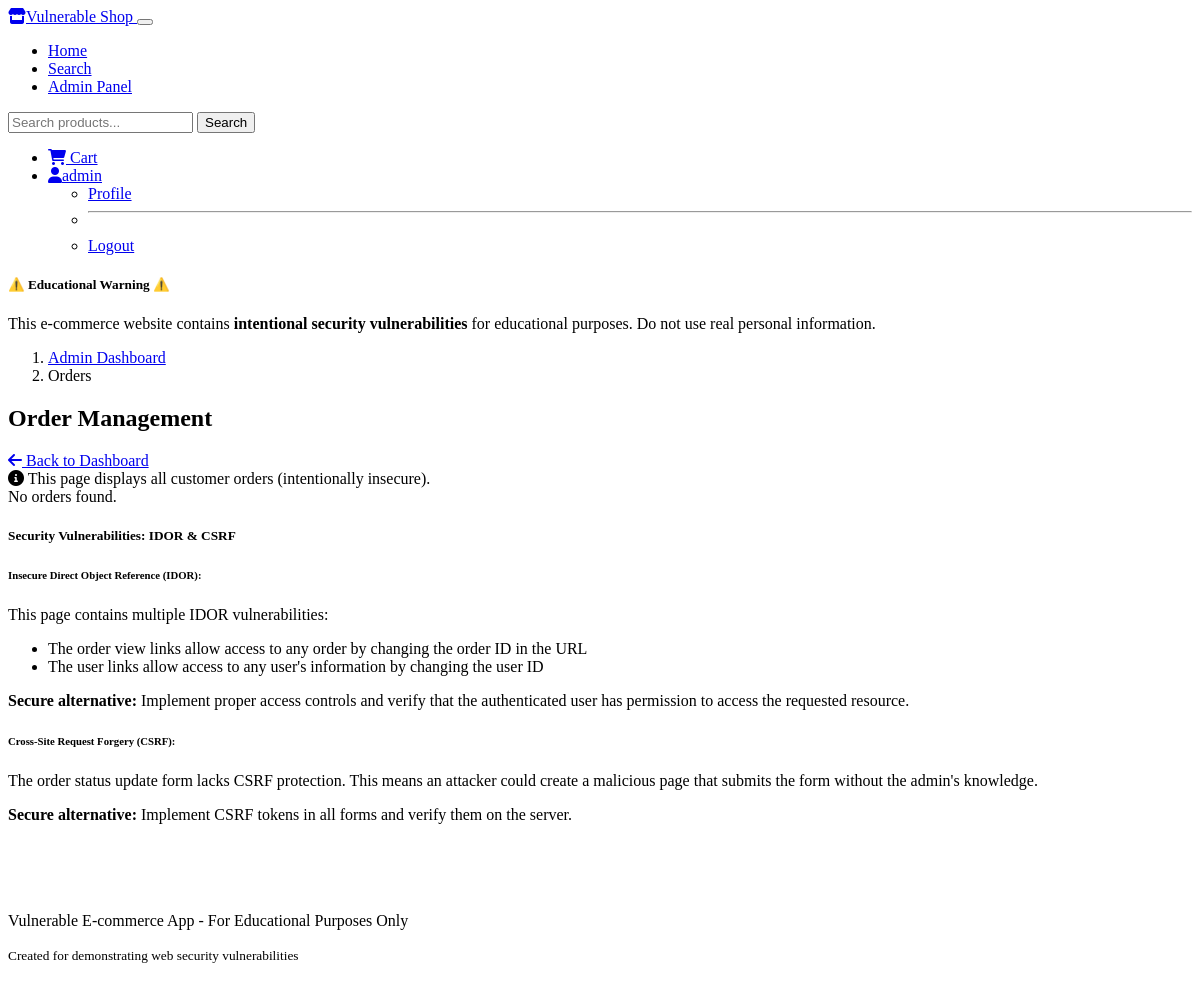
Page /admin/orders (signed in) on the earlier database version.
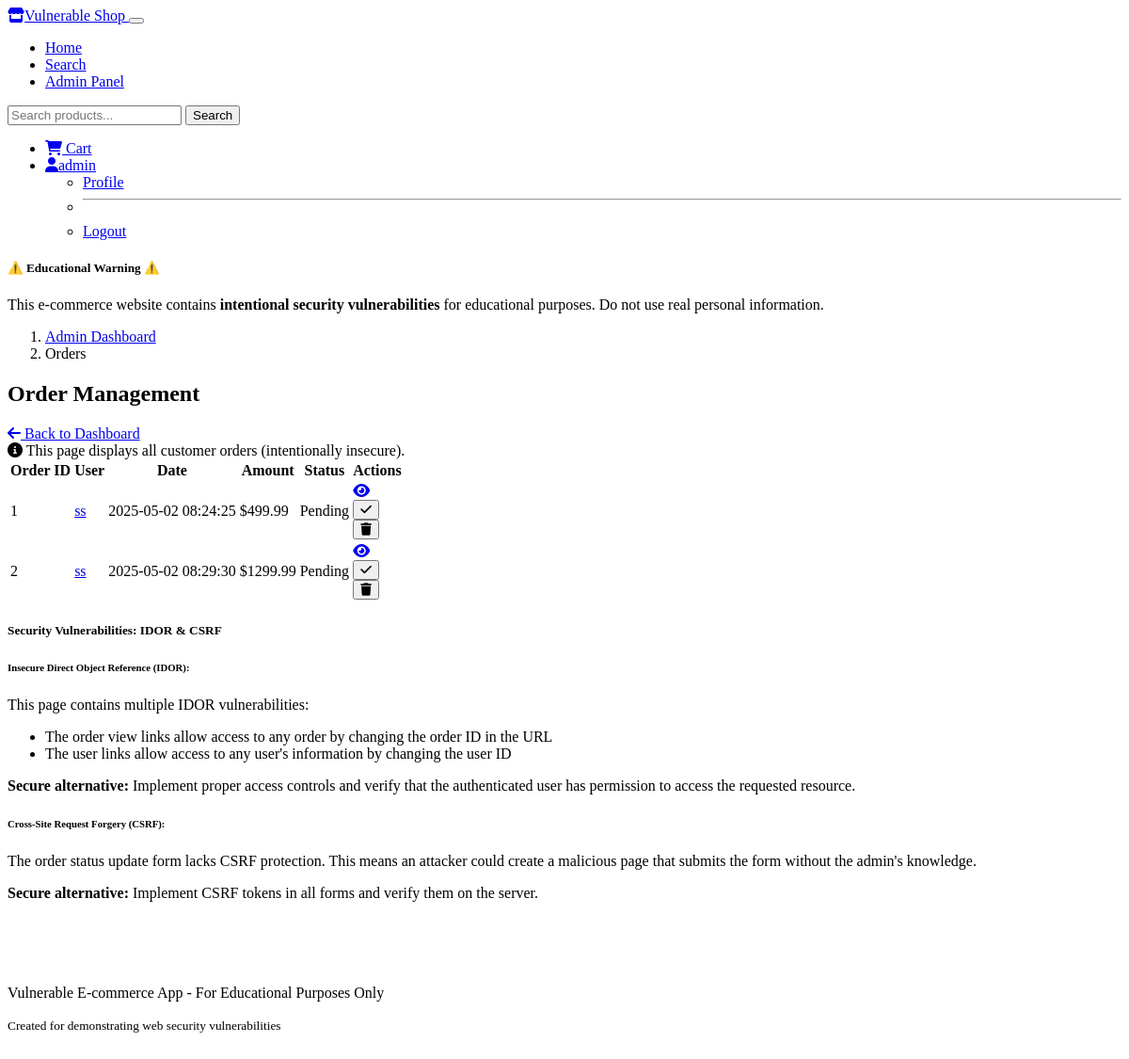
Same page on the later database version.
### tables this page shows
CREATE TABLE orders (
    id INTEGER PRIMARY KEY AUTOINCREMENT,
    user_id INTEGER,
    total_amount REAL NOT NULL,
    status TEXT NOT NULL,
    created_at TIMESTAMP DEFAULT CURRENT_TIMESTAMP,
    FOREIGN KEY (user_id) REFERENCES users (id)
);

CREATE TABLE users (
    id INTEGER PRIMARY KEY AUTOINCREMENT,
    username TEXT NOT NULL UNIQUE,
    password TEXT NOT NULL,
    email TEXT NOT NULL,
    address TEXT,
    is_admin INTEGER DEFAULT 0
);

### app.py (the view)
@app.route('/admin/orders')
def admin_orders():
    if not session.get('logged_in') or not session.get('is_admin'):
        flash('Unauthorized access')
        return redirect(url_for('index'))
    orders = query_db('''
        SELECT o.*, u.username
        FROM orders o
        JOIN users u ON o.user_id = u.id
    ''')
    return render_template('admin_orders.html', orders=orders)

### app.py (called while the page is built)
def get_db():
    db = getattr(g, '_database', None)
    if db is None:
        db = g._database = sqlite3.connect(DATABASE)
        db.row_factory = sqlite3.Row
    return db

def query_db(query, args=(), one=False):
    cur = get_db().execute(query, args)
    rv = cur.fetchall()
    cur.close()
    return (rv[0] if rv else None) if one else rv

@app.teardown_appcontext
def close_connection(exception):
    db = getattr(g, '_database', None)
    if db is not None:
        db.close()

### templates/admin_orders.html (shortened to what this page needs)
{% extends "layout.html" %}
{% block content %}
<div class="row mb-4">
    <div class="col-md-12">
        <nav aria-label="breadcrumb">
            <ol class="breadcrumb">
                <li class="breadcrumb-item"><a href="{{ url_for('admin') }}">Admin Dashboard</a></li>
                <li class="breadcrumb-item active" aria-current="page">Orders</li>
            </ol>
        </nav>
        <div class="card">
            <div class="card-header d-flex justify-content-between align-items-center">
                <h2 class="mb-0">Order Management</h2>
                <a href="{{ url_for('admin') }}" class="btn btn-outline-secondary">
                    <i class="fas fa-arrow-left me-1"></i> Back to Dashboard
                </a>
            </div>
            <div class="card-body">
                <div class="alert alert-info">
                    <i class="fas fa-info-circle me-2"></i> This page displays all customer orders (intentionally insecure).
                </div>
                {% if orders %}
                <div class="table-responsive">
                    <table class="table table-hover">
                        <thead>
                            <tr>
                                <th>Order ID</th>
                                <th>User</th>
                                <th>Date</th>
                                <th>Amount</th>
                                <th>Status</th>
                                <th>Actions</th>
                            </tr>
                        </thead>
                        <tbody>
                            {% for order in orders %}
                            <tr>
                                <td>{{ order.id }}</td>
                                <td>
                                    <a href="{{ url_for('view_user', user_id=order.user_id) }}">{{ order.username }}</a>
                                </td>
                                <td>{{ order.created_at }}</td>
                                <td>${{ "%.2f"|format(order.total_amount) }}</td>
                                <td>
                                    <span class="badge {% if order.status == 'Completed' %}bg-success{% elif order.status == 'Pending' %}bg-warning{% else %}bg-secondary{% endif %}">
                                        {{ order.status }}
                                    </span>
                                </td>
                                <td>
                                    <a href="{{ url_for('view_order', order_id=order.id) }}" class="btn btn-sm btn-info me-1">
                                        <i class="fas fa-eye"></i>
                                    </a>
                                    <form method="post" action="/update_order_status" class="d-inline">
                                        <button type="submit" class="btn btn-sm btn-success me-1">
                                            <i class="fas fa-check"></i>
                                        </button>
                                    </form>
                                    <button class="btn btn-sm btn-danger">
                                        <i class="fas fa-trash"></i>
                                    </button>
                                </td>
                            </tr>
                            {% endfor %}
                        </tbody>
                    </table>
                </div>
                {% else %}
                <div class="alert alert-info">No orders found.</div>
                {% endif %}
            </div>
        </div>
    </div>
</div>
<div class="row mt-4">
    <div class="col-md-12">
        <div class="card">
            <div class="card-header bg-warning text-dark">
                <h5>Security Vulnerabilities: IDOR & CSRF</h5>
            </div>
            <div class="card-body">
                <h6>Insecure Direct Object Reference (IDOR):</h6>
                <p>This page contains multiple IDOR vulnerabilities:</p>
                <ul>
                    <li>The order view links allow access to any order by changing the order ID in the URL</li>
                    <li>The user links allow access to any user's information by changing the user ID</li>
                </ul>
                <p><strong>Secure alternative:</strong> Implement proper access controls and verify that the authenticated user has permission to access the requested resource.</p>
                <h6>Cross-Site Request Forgery (CSRF):</h6>
                <p>The order status update form lacks CSRF protection. This means an attacker could create a malicious page that submits the form without the admin's knowledge.</p>
                <p><strong>Secure alternative:</strong> Implement CSRF tokens in all forms and verify them on the server.</p>
            </div>
        </div>
    </div>
</div>
{% endblock %}

### templates/layout.html (shortened to what this page needs)
<!DOCTYPE html>
<html lang="en" data-bs-theme="dark">
<head>
    <link rel="stylesheet" href="https://cdn.replit.com/agent/bootstrap-agent-dark-theme.min.css">
    <link rel="stylesheet" href="https://cdnjs.cloudflare.com/ajax/libs/font-awesome/6.0.0/css/all.min.css">
    <link rel="stylesheet" href="{{ url_for('static', filename='css/styles.css') }}">
</head>
<body>
    <nav class="navbar navbar-expand-lg navbar-dark bg-dark mb-4">
        <div class="container">
            <a class="navbar-brand" href="{{ url_for('index') }}">
                <i class="fas fa-store me-2"></i>Vulnerable Shop
            </a>
            <button class="navbar-toggler" type="button" data-bs-toggle="collapse" data-bs-target="#navbarNav" aria-controls="navbarNav" aria-expanded="false" aria-label="Toggle navigation">
            </button>
            <div class="collapse navbar-collapse" id="navbarNav">
                <ul class="navbar-nav me-auto">
                    <li class="nav-item">
                        <a class="nav-link" href="{{ url_for('index') }}">Home</a>
                    </li>
                    <li class="nav-item">
                        <a class="nav-link" href="{{ url_for('search') }}">Search</a>
                    </li>
                    {% if session.logged_in and session.is_admin %}
                    <li class="nav-item">
                        <a class="nav-link" href="{{ url_for('admin') }}">Admin Panel</a>
                    </li>
                    {% endif %}
                </ul>
                <form class="d-flex me-2" id="search-form" action="{{ url_for('search') }}" method="get">
                    <input class="form-control me-2" type="search" name="q" id="search-input" placeholder="Search products..." aria-label="Search">
                    <button class="btn btn-outline-light" type="submit">Search</button>
                </form>
                <ul class="navbar-nav">
                    {% if session.logged_in %}
                    <li class="nav-item">
                        <a class="nav-link" href="{{ url_for('cart') }}">
                            <i class="fas fa-shopping-cart"></i>
                            Cart
                        </a>
                    </li>
                    <li class="nav-item dropdown">
                        <a class="nav-link dropdown-toggle" href="#" id="navbarDropdown" role="button" data-bs-toggle="dropdown" aria-expanded="false">
                            <i class="fas fa-user me-1"></i>{{ session.username }}
                        </a>
                        <ul class="dropdown-menu" aria-labelledby="navbarDropdown">
                            <li><a class="dropdown-item" href="{{ url_for('profile') }}">Profile</a></li>
                            <li><hr class="dropdown-divider"></li>
                            <li><a class="dropdown-item" href="{{ url_for('logout') }}">Logout</a></li>
                        </ul>
                    </li>
                    {% endif %}
                </ul>
            </div>
        </div>
    </nav>
    <div class="container mb-4">
        <div class="alert alert-danger">
            <h5 class="alert-heading">⚠️ Educational Warning ⚠️</h5>
            <p class="mb-0">This e-commerce website contains <strong>intentional security vulnerabilities</strong> for educational purposes. Do not use real personal information.</p>
        </div>
    </div>
    <main class="container">
        {% block content %}{% endblock %}
    </main>
    <footer class="footer text-center text-white mt-5">
        <div class="container">
            <p>Vulnerable E-commerce App - For Educational Purposes Only</p>
            <p><small>Created for demonstrating web security vulnerabilities</small></p>
        </div>
    </footer>
</body>
</html>

### static/css/styles.css (style rules this page uses)
.footer { margin-top: 3rem; padding: 1.5rem 0; background-color: var(--bs-dark); }

Differences in the rows shown:
added orders: id "1", username "ss", created_at "2025-05-02 08:24:25", total_amount "499.99", status "Pending"
added orders: id "2", username "ss", created_at "2025-05-02 08:29:30", total_amount "1299.99", status "Pending"
Other differences:
text no longer shown: "No orders found."
text now shown: "Order ID User Date Amount Status Actions"
